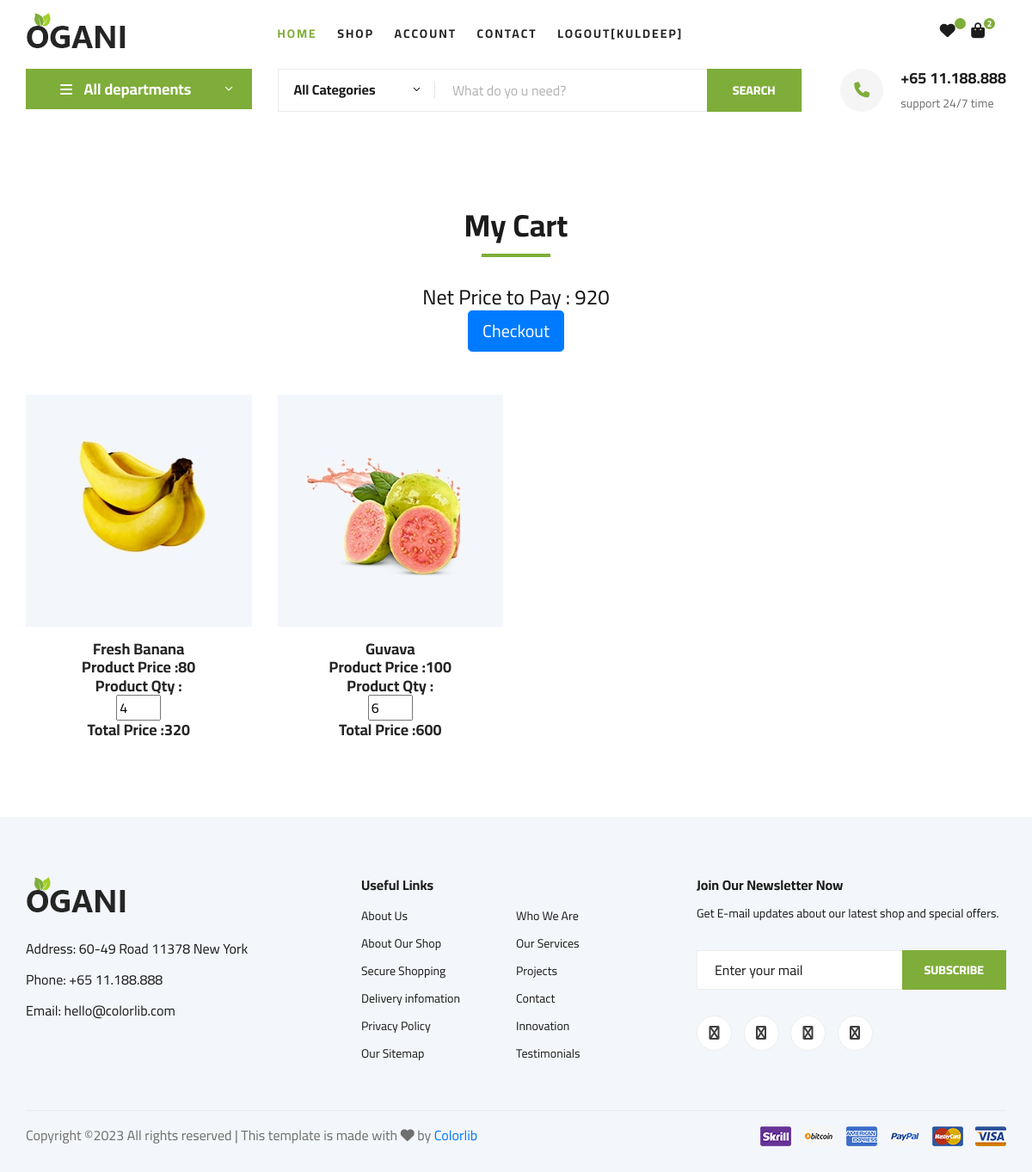
/cart/ (signed in), run on the app's committed database.
### ecommerce/models.py (models this page shows, shortened)
class User(models.Model):
	fname=models.CharField(max_length=100)
	lname=models.CharField(max_length=100)
	email=models.EmailField()
	mobile=models.PositiveIntegerField()
	address=models.TextField()
	password=models.CharField(max_length=100)
	usertype=models.CharField(max_length=100,default="buyer")

class Cart(models.Model):
	user=models.ForeignKey(User,on_delete=models.CASCADE)
	product=models.ForeignKey(Product,on_delete=models.CASCADE)
	date=models.DateTimeField(default=timezone.now)
	product_qty=models.PositiveIntegerField()
	total_price=models.PositiveIntegerField()
	payment_status=models.BooleanField(default=False)

class Product(models.Model):
	seller=models.ForeignKey(User,on_delete=models.CASCADE)
	product_name=models.CharField(max_length=100)
	product_price=models.PositiveIntegerField()
	product_desc=models.TextField()
	product_image=models.ImageField(upload_to="product_image/")

### ecommerce/views.py (the view)
# urls.py: path('cart/',views.cart,name="cart"),
def cart(request):
	net_price=0
	user=User.objects.get(email=request.session['email'])
	carts=Cart.objects.filter(user=user)
	for i in carts:
		net_price+=i.total_price
	request.session['cart_count']=len(carts)
	return render(request,'cart.html',{'carts':carts,'net_price':net_price})

### ecommerce/templates/cart.html (shortened to what this page needs)
{% extends 'header.html' %}
{% load static %}
{% block content %}
<!DOCTYPE html>
<html lang="zxx">
<head>
</head>
<body>
    <section class="featured spad">
        <div class="container">
            <div class="row">
                <div class="col-lg-12">
                    <div class="section-title">
                        <h2>My Cart</h2>
                        <br><br>
                        <h4>Net Price to Pay : {{net_price}}</h4>
                        <form method="post">
                            <button type="button" class="btn btn-lg btn-primary" id="checkout-button">Checkout</button>
                        </form>
                    </div>
                </div>
            </div>
            <div class="row featured__filter">
                {% for i in carts %}
                <div class="col-lg-3 col-md-4 col-sm-6 mix oranges fresh-meat">
                    <div class="featured__item">
                        <div class="featured__item__pic set-bg" data-setbg="{{i.product.product_image.url}}">
                        </div>
                        <div class="featured__item__text">
                            <h5>{{i.product.product_name}}</h5>
                            <h5>Product Price :{{i.product.product_price}}</h5>
                            <h5>Product Qty : </h5>
                            <form name="change_qty" method="post" action="{% url 'change-qty' %}">
                                <input type="number" name="product_qty" min="1" max="20" value="{{i.product_qty}}" onchange="this.form.submit();">
                            </form>
                            <h5>Total Price :{{i.total_price}}</h5>
                        </div>
                    </div>
                </div>
                {% endfor %}
            </div>
        </div>
    </section>
</body>
</html>
{% endblock %}

### ecommerce/templates/header.html (shortened to what this page needs)
{% load static %}
<!DOCTYPE html>
<html lang="zxx">
<head>
    <link rel="stylesheet" href="{% static 'css/bootstrap.min.css' %}" type="text/css">
    <link rel="stylesheet" href="{% static 'css/font-awesome.min.css' %}" type="text/css">
    <link rel="stylesheet" href="{% static 'css/elegant-icons.css' %}" type="text/css">
    <link rel="stylesheet" href="{% static 'css/nice-select.css' %}" type="text/css">
    <link rel="stylesheet" href="{% static 'css/jquery-ui.min.css' %}" type="text/css">
    <link rel="stylesheet" href="{% static 'css/owl.carousel.min.css' %}" type="text/css">
    <link rel="stylesheet" href="{% static 'css/slicknav.min.css' %}" type="text/css">
    <link rel="stylesheet" href="{% static 'css/style.css' %}" type="text/css">
    <link rel="stylesheet" href="https://cdnjs.cloudflare.com/ajax/libs/font-awesome/6.4.2/css/all.min.css" />
</head>
<body>
    <header class="header">
        <div class="container">
            <div class="row">
                <div class="col-lg-3">
                    <div class="header__logo">
                        <a href="/"><img src="{% static 'img/logo.png' %}" alt=""></a>
                    </div>
                </div>
                <div class="col-lg-7">
                    <nav class="header__menu">
                        <ul>
                            <li class="active"><a href="/">Home</a></li>
                            <li><a href="{% url 'shop-grid' %}">Shop</a></li>
                            <li><a href="#">Account</a>
                            </li>
                            <li><a href="{% url 'contact' %}">Contact</a></li>
                            {% if request.session.email %}
                                <li><a href="{% url 'logout' %}">Logout[{{request.session.fname}}]</a></li>
                            {% else %}
                                <li><a href="{% url 'signup' %}">Signup</a></li>
                                <li><a href="{% url 'login' %}">Login</a></li>
                            {% endif %}
                        </ul>
                    </nav>
                </div>
                <div class="col-lg-2">
                    <div class="header__cart">
                        <ul>
                            {% if request.session.email %}
                                <li><a href="{% url 'wishlist' %}"><i class="fa fa-heart"></i> <span>{{request.session.wishlist_count}}</span></a></li>
                                <li><a href="{% url 'cart' %}"><i class="fa fa-shopping-bag"></i> <span>{{request.session.cart_count}}</span></a></li>
                            {% endif %}
                        </ul>
                    </div>
                </div>
            </div>
        </div>
    </header>
    <section class="hero hero-normal">
        <div class="container">
            <div class="row">
                <div class="col-lg-3">
                    <div class="hero__categories">
                        <div class="hero__categories__all">
                            <i class="fa fa-bars"></i>
                            <span>All departments</span>
                        </div>
                    </div>
                </div>
                <div class="col-lg-9">
                    <div class="hero__search">
                        <div class="hero__search__form">
                            <form action="#">
                                <div class="hero__search__categories">
                                    All Categories
                                    <span class="arrow_carrot-down"></span>
                                </div>
                                <input type="text" placeholder="What do yo u need?">
                                <button type="submit" class="site-btn">SEARCH</button>
                            </form>
                        </div>
                        <div class="hero__search__phone">
                            <div class="hero__search__phone__icon">
                                <i class="fa fa-phone"></i>
                            </div>
                            <div class="hero__search__phone__text">
                                <h5>+65 11.188.888</h5>
                                <span>support 24/7 time</span>
                            </div>
                        </div>
                    </div>
                </div>
            </div>
        </div>
    </section>
    {% block content %}
    {% endblock %}
    <footer class="footer spad">
        <div class="container">
            <div class="row">
                <div class="col-lg-3 col-md-6 col-sm-6">
                    <div class="footer__about">
                        <div class="footer__about__logo">
                            <a href="./index.html"><img src="{% static 'img/logo.png' %}" alt=""></a>
                        </div>
                        <ul>
                            <li>Address: 60-49 Road 11378 New York</li>
                            <li>Phone: +65 11.188.888</li>
                            <li>Email: hello@colorlib.com</li>
                        </ul>
                    </div>
                </div>
                <div class="col-lg-4 col-md-6 col-sm-6 offset-lg-1">
                    <div class="footer__widget">
                        <h6>Useful Links</h6>
                        <ul>
                            <li><a href="#">About Us</a></li>
                            <li><a href="#">About Our Shop</a></li>
                            <li><a href="#">Secure Shopping</a></li>
                            <li><a href="#">Delivery infomation</a></li>
                            <li><a href="#">Privacy Policy</a></li>
                            <li><a href="#">Our Sitemap</a></li>
                        </ul>
                        <ul>
                            <li><a href="#">Who We Are</a></li>
                            <li><a href="#">Our Services</a></li>
                            <li><a href="#">Projects</a></li>
                            <li><a href="#">Contact</a></li>
                            <li><a href="#">Innovation</a></li>
                            <li><a href="#">Testimonials</a></li>
                        </ul>
                    </div>
                </div>
                <div class="col-lg-4 col-md-12">
                    <div class="footer__widget">
                        <h6>Join Our Newsletter Now</h6>
                        <p>Get E-mail updates about our latest shop and special offers.</p>
                        <form action="#">
                            <input type="text" placeholder="Enter your mail">
                            <button type="submit" class="site-btn">Subscribe</button>
                        </form>
                        <div class="footer__widget__social">
                            <a href="#"><i class="fa fa-facebook"></i></a>
                            <a href="#"><i class="fa fa-instagram"></i></a>
                            <a href="#"><i class="fa fa-twitter"></i></a>
                            <a href="#"><i class="fa fa-pinterest"></i></a>
                        </div>
                    </div>
                </div>
            </div>
            <div class="row">
                <div class="col-lg-12">
                    <div class="footer__copyright">
                        <div class="footer__copyright__text"><p>
  Copyright &copy;<script>document.write(new Date().getFullYear());</script> All rights reserved | This template is made with <i class="fa fa-heart" aria-hidden="true"></i> by <a href="https://colorlib.com" target="_blank">Colorlib</a>
  </p></div>
                        <div class="footer__copyright__payment"><img src="{% static 'img/payment-item.png' %}" alt=""></div>
                    </div>
                </div>
            </div>
        </div>
    </footer>
</body>
</html>

### data on the page
User: session.fname "KULDEEP"
Cart: shows a picture, product.product_name "Fresh Banana", product.product_price "80", product_qty "4", total_price "320"
Cart: shows a picture, product.product_name "Guvava", product.product_price "100", product_qty "6", total_price "600"

### other printed values
{{ request.session.cart_count }} "2"
{{ net_price }} "920"
